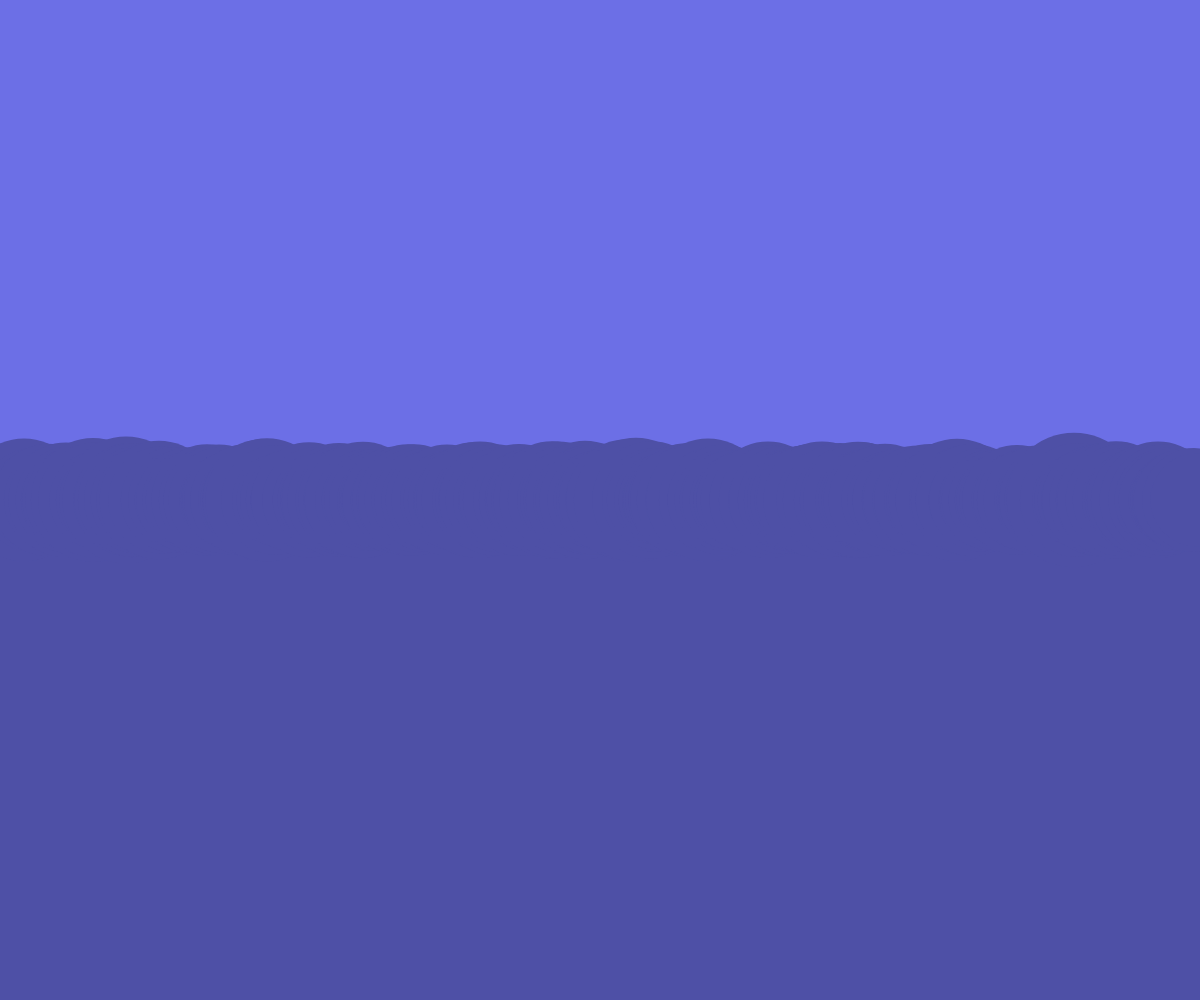
Frame 1 (no input)
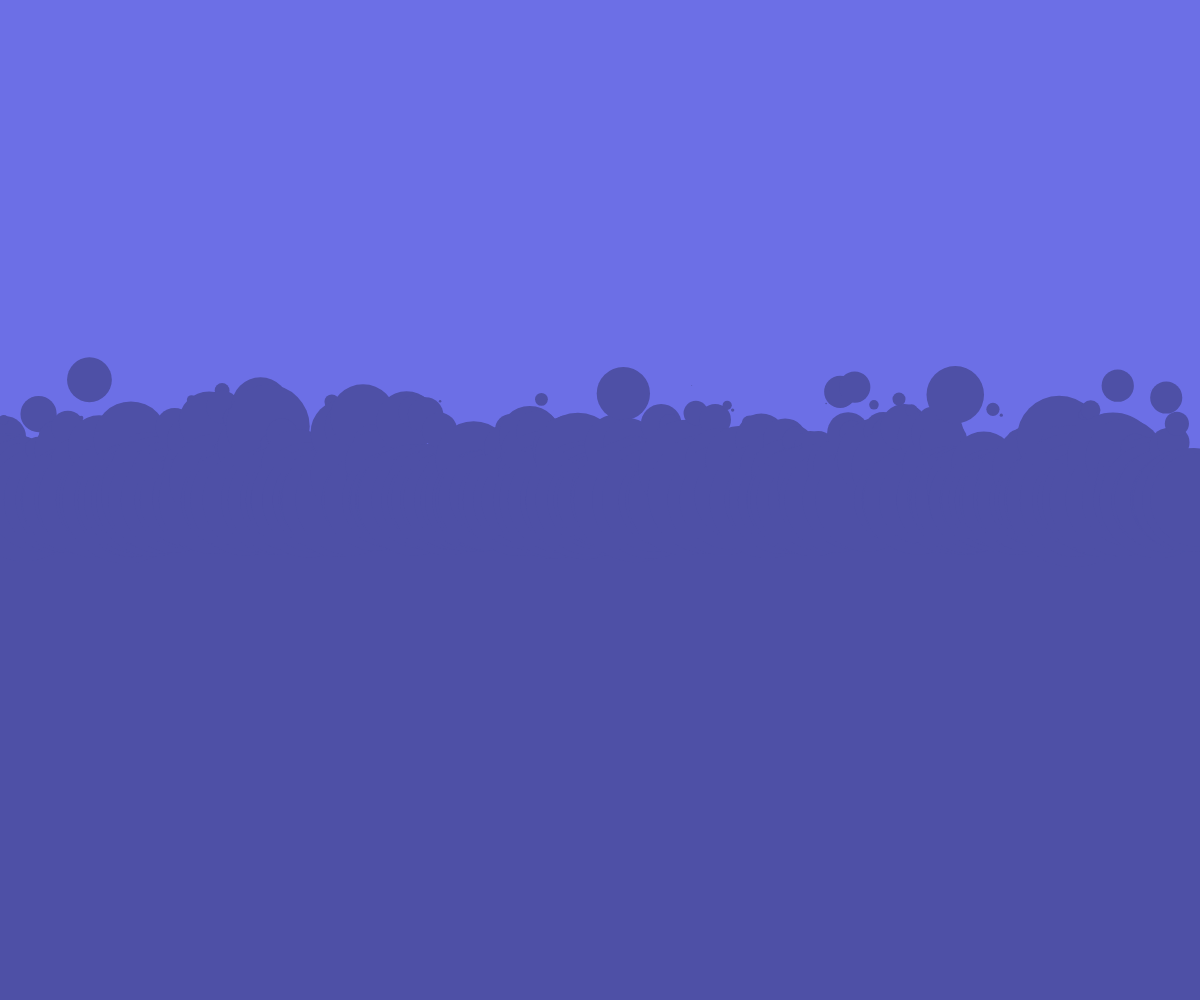
Frame 60 (no input)
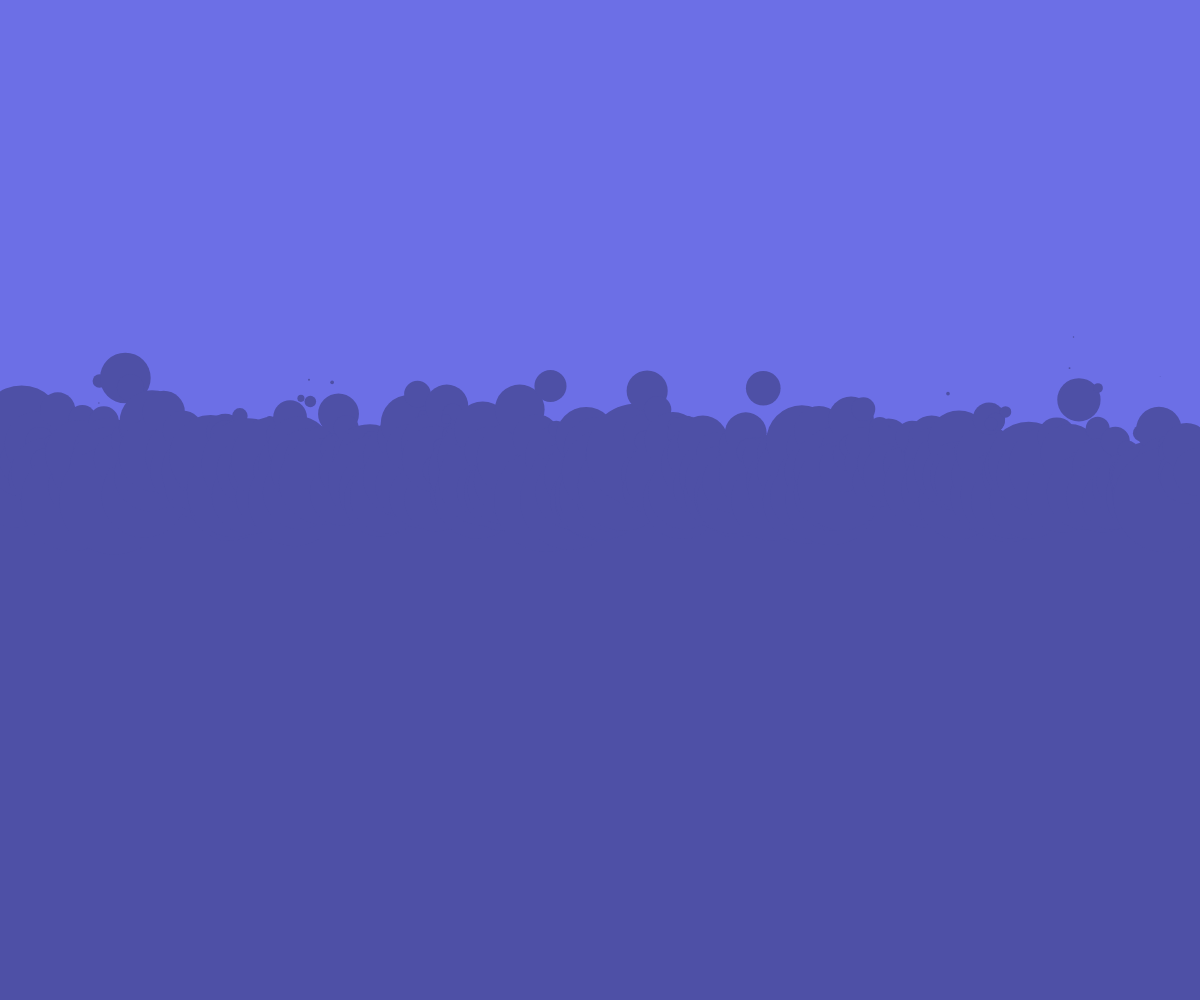
Frame 120 (the mouse pressed at the canvas centre since frame 60)

The p5.js sketch that drew these frames (run headless with seeded random() and noise() and a simulated clock; from frame 60 on, the mouse is pressed at the canvas centre):

// p5.js sketch
// ── sketch.js
let fgcolor = null;
let bgcolor = null;
let shapes = [];
function setup(c) {
  shapes = [];
  createCanvas(windowWidth, windowHeight);
  for(let i = 0; i < windowWidth;i+= 3){
    shapes.push(new dot(i,windowHeight/2, random(0,2000)));
  }
  if(c == null)
  GenerateNewColor();
  document.body.style.backgroundColor = 'rgb('+bgcolor[0]+','+bgcolor[1]+','+bgcolor[2]+')';
  noStroke();
  fill(fgcolor[0],fgcolor[1],fgcolor[2]);
}

function draw() {
  background(bgcolor[0],bgcolor[1],bgcolor[2]);
  //status
  
  rect(0,windowHeight/2 -40,windowWidth,windowHeight/2 + 40);
  for(let i = 0; i< shapes.length; i++){
    shapes[i].step();
    circle(shapes[i].x,shapes[i].y,shapes[i].lifespan)
  }
}



function GenerateNewColor() {
  let c = random(0,360);
  bgcolor = hsv2rgb(c,0.53,0.90);
  fgcolor = hsv2rgb(c,0.53,0.65);
  if(random(0,10) > 7){
    bgcolor = [255,255,255];
    fgcolor = [0,0,0];
  }
}
function windowResized(){
  setup(true);
}


//  input: h in [0,360] and s,v in [0,1] - output: r,g,b in [0,1]
// from https://stackoverflow.com/a/54024653
function hsv2rgb(h,s,v) 
{                              
  let f= (n,k=(n+h/60)%6) => v - v*s*Math.max( Math.min(k,4-k,1), 0);     
  return [f(5)*255,f(3)*255,f(1)*255];       
}   




// ── annet.js

const ServerID = "9UZ6A5KL";
class annet {
    #lobbyConnections
    #lobbyConnectionstatus
    #lobbys
    #OnRecive
    constructor(lobbysize) {
        this.isHost = true;
        this.me = null;
        this.lobby = [];
        this.#lobbyConnections = [];
        this.#lobbyConnectionstatus = 0;
        this.stage = 0;

        //server stuff
        this.#lobbys = [[ServerID]];
        this.lobbySize = lobbysize != null ? lobbysize : 2;
        this.serverConnection = null;
        this.allConnected = [];

        //bindings
        this.#OnRecive = (ID, DATA) => { console.log("Missing on recive binding");console.log(DATA); }

    }
    init() {
        this.isHost = true;
        this.me = null;
        this.lobby = [];
        this.#lobbyConnections = [];
        this.#lobbyConnectionstatus = 0;
        this.stage = 0;
        this.#recursiveIDGeneration(ServerID);
    }
    #recursiveIDGeneration(id) {
        this.me = new Peer(id);

        this.me.on('error', e => {
            //if the name is taken regenrate
            if (e.message.indexOf("taken") != -1) {
                //as the fist one we try is the host, if this ever happens we arn't it
                this.isHost = false;
                this.#recursiveIDGeneration(ServerID + "-" + round(random(100, 1000)).toString());
            }
            else {
                console.error("this is a hard crash, an error occured in the me pipe");
                console.error(e.message);
                throw e;
            }
        });

        this.me.on('open', id => {
            //ok, so the ID wasn't taken excelent.
            //if we're starting up and are not the host,
            //connect to the host for lobby assignment
            if (!this.isHost && this.stage == 0) {
                this.serverConnection = this.me.connect(ServerID);
                this.serverConnection.on('data', d => {
                    let data = JSON.parse(d);
                    //=========================================================
                    //==    Deal with data sent from the server here         ==
                    //=========================================================
                    if (data.type == "lobbyAssignment") {
                        console.info("assigned to lobby");
                        console.info(data);
                        this.lobby = data.data[0];
                        this.lobbySize = data.data[1];
                        this.stage = 1;
                        this.#connectToLobby();
                    }
                    else if(data.type == "Assurance"){
                        console.info("Server is requesting that we stay calm and wait. checking again in 5");
                        this.#checkIfForgotten();
                    }
                    else {
                        console.warn("recived unknown data from server connection:\n");
                        console.warn(data);
                    }
                });
                this.serverConnection.on('error', e => {
                    console.error("woah, there was an error connecting to the server from client, refreshing");
                    console.error(e);
                    this.init();
                });
            }
            //if we are the host
            if (this.isHost) {
                this.lobby.push(ServerID);
                this.stage = 2;
            }
        });

        this.me.on('connection', conn => {
            let e = false;
            if(this.stage != 3)
            for(let i = 0; i < this.lobby.length; i++){
                if(this.lobby[i] === conn.peer){
                    e = true;
                    break;
                }     
            }
            //if we are the host, and they arn't in out lobby, assign them
            if (this.isHost && !e) {
                console.log("peer " + conn.peer + " connected");
                let lobbyindex = -1;
                for (let i = 0; i < this.#lobbys.length; i++) 
                    if (this.#lobbys[i].length < this.lobbySize) {
                        lobbyindex = i;
                        break;
                    }


                if(lobbyindex == -1){
                    console.info("no empty lobbys found, adding new");
                    lobbyindex = this.#lobbys.push([])-1;
                }
                else if(lobbyindex == 0){
                    console.info("joining host lobby");
                    this.lobby.push(conn.peer);
                }
                    
                this.#lobbys[lobbyindex].push(conn.peer);
                conn.on('open', () => {
                    conn.send(JSON.stringify({ type: "lobbyAssignment", data: [this.#lobbys[lobbyindex],this.lobbySize] }));
                    console.info("Client assigned to lobby");
                    console.info(this.#lobbys[lobbyindex]);
                });
                conn.on('data', d => {
                    let data = JSON.parse(d);
                    console.info("server recived message from "+conn.peer);
                    console.info(data);
                    //=========================================================
                    //==    deal with clients questioning the server here    ==
                    //=========================================================
                    if (data.type == "Am I forgotten") {
                        //as the server we've gotta re-asure the client it will get a match.. eventaully.
                        console.info("client :"+conn.peer+" requests reasurance, complying");
                        conn.send(JSON.stringify({type: "Assurance", data: "Remain calm"}))
                    }
                });
                this.allConnected.push(conn);
            }
            else {
                this.#lobbyConnections.push(conn);
                if(!this.isHost)
                    this.lobby.push(conn.peer);
                conn.on('open', () => {
                    this.#lobbyConnectionstatus++;
                    if (this.#lobbyConnectionstatus >= this.lobby.length-1) {
                        this.stage = 2;
                        if (this.lobby.length >= this.lobbySize)
                            this.stage = 3;
                    }
                    
                });
                conn.on('data', d => {
                    
                    let data = JSON.parse(d);
                    console.info(data);
                    this.#OnRecive(data.ID, data.data);
                });
            }
        });
    }
    #connectToLobby() {
        console.info("connecting to lobby");
        for (let i = 0; i < this.lobby.length; i++) {
            if (this.lobby[i] != this.me._id) {
                let l = this.me.connect(this.lobby[i]);
                l.on('open', () => {
                    this.#lobbyConnectionstatus++;
                    if (this.#lobbyConnectionstatus >= this.lobby.length-1) {
                        this.stage = 2;
                        if (this.lobby.length >= this.lobbySize)
                            this.stage = 3;
                    }
                });
                l.on('data', d => {
                    let data = JSON.parse(d);
                    console.info(data);
                    this.#OnRecive(data.ID, data.data);
                })
                this.#lobbyConnections.push(l);
            }

        }
        this.#checkIfForgotten();
    }
    // bind a function with the paramaters (id, data) to the on recive event.
    bindOnRecive(binding) {
        this.#OnRecive = binding;
    }

    sendToAll(message) {
        if (this.stage >= 2) {
            this.#lobbyConnections.forEach(lc => {
                lc.send(JSON.stringify({ type: 'user', ID: this.me._id, data: message }));
            });
        }
        else {
            throw new Error("pls wait for stage 3");
        }
    }

    #checkIfForgotten(){
        setTimeout(() =>{
                        console.info("checking in with the server");
                        if(this.stage <= 2) {
                            if(this.serverConnection._open == false){
                                this.init();
                                return;
                            } 
                            this.serverConnection.send(JSON.stringify({type: "Am I forgotten", data: "pls tell me"}));
                        }
                    }, 8000);
    }

}
// ── dot.js
class dot{
    constructor(x,y, indel){
        this.x = x;
        this.y =  y;
        this.initialy = y;
        this.wobble = randomGaussian(0,1);
        this.lifespan = randomGaussian(100,10);

        this.indel = indel
    }
    step(){
        if(this.indel > 0){
            this.indel -= deltaTime;
        }
        else{
        if(this.lifespan > 1){
            this.y = lerp(this.y, this.y-this.lifespan,0.05);
            this.x = lerp(this.x, this.x+this.wobble,0.1);
            this.lifespan -= 170 * (deltaTime /1000);
        }
        else{
            this.lifespan = randomGaussian(80,10);
            this.wobble = randomGaussian(0,1);
            this.y = this.initialy;
        }
    }
    }
    
}
// ── style.css
html, body {
  margin: 0;
  padding: 0;
  overscroll-behavior-y: none;
  background-color: black;
}

canvas {
  display: block;
  overscroll-behavior-y: none;
}
